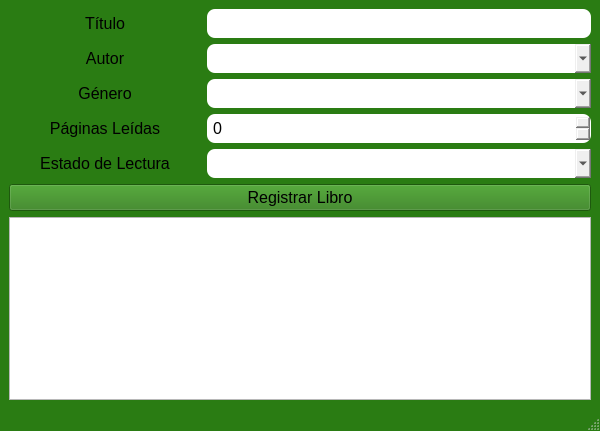
<?xml version="1.0" encoding="UTF-8"?>
<ui version="4.0">
 <class>vtnLectura</class>
 <widget class="QMainWindow" name="vtnLectura">
  <property name="geometry">
   <rect>
    <x>0</x>
    <y>0</y>
    <width>600</width>
    <height>431</height>
   </rect>
  </property>
  <property name="windowTitle">
   <string>MainWindow</string>
  </property>
  <property name="styleSheet">
   <string notr="true">QMainWindow{
	background-color: #2A7C13;
}

QPushButton{
	background-color: #2A7C13;
	font-size: 16px;
}

QLabel{
	font-size: 16px;
}

QPushButton:hover{
	background-color: #76C457;
}

QLineEdit, QComboBox, QSpinBox{
	border-radius: 8px;
	padding: 4px;
	font-size: 16px;
}</string>
  </property>
  <widget class="QWidget" name="centralwidget">
   <layout class="QGridLayout" name="gridLayout" columnstretch="1,2">
    <item row="0" column="0">
     <widget class="QLabel" name="lblTitulo">
      <property name="text">
       <string>Título</string>
      </property>
      <property name="alignment">
       <set>Qt::AlignmentFlag::AlignCenter</set>
      </property>
     </widget>
    </item>
    <item row="2" column="1">
     <widget class="QComboBox" name="cmbGenero"/>
    </item>
    <item row="1" column="0">
     <widget class="QLabel" name="lblAutor">
      <property name="text">
       <string>Autor</string>
      </property>
      <property name="alignment">
       <set>Qt::AlignmentFlag::AlignCenter</set>
      </property>
     </widget>
    </item>
    <item row="5" column="0" colspan="2">
     <widget class="QPushButton" name="btnEnviar">
      <property name="text">
       <string>Registrar Libro</string>
      </property>
     </widget>
    </item>
    <item row="0" column="1">
     <widget class="QLineEdit" name="txtTitulo"/>
    </item>
    <item row="4" column="0">
     <widget class="QLabel" name="lblEstado">
      <property name="text">
       <string>Estado de Lectura</string>
      </property>
      <property name="alignment">
       <set>Qt::AlignmentFlag::AlignCenter</set>
      </property>
     </widget>
    </item>
    <item row="3" column="1">
     <widget class="QSpinBox" name="spnPagsLeidas"/>
    </item>
    <item row="1" column="1">
     <widget class="QComboBox" name="cmbAutor"/>
    </item>
    <item row="4" column="1">
     <widget class="QComboBox" name="cmbEstadoLectura"/>
    </item>
    <item row="2" column="0">
     <widget class="QLabel" name="lblGenero">
      <property name="text">
       <string>Género</string>
      </property>
      <property name="alignment">
       <set>Qt::AlignmentFlag::AlignCenter</set>
      </property>
     </widget>
    </item>
    <item row="3" column="0">
     <widget class="QLabel" name="lblPagsLeidas">
      <property name="text">
       <string>Páginas Leídas</string>
      </property>
      <property name="alignment">
       <set>Qt::AlignmentFlag::AlignCenter</set>
      </property>
     </widget>
    </item>
    <item row="6" column="0" colspan="2">
     <widget class="QTableWidget" name="tblLectura"/>
    </item>
   </layout>
  </widget>
  <widget class="QMenuBar" name="menubar">
   <property name="geometry">
    <rect>
     <x>0</x>
     <y>0</y>
     <width>600</width>
     <height>33</height>
    </rect>
   </property>
  </widget>
  <widget class="QStatusBar" name="statusbar"/>
 </widget>
 <resources/>
 <connections/>
</ui>
